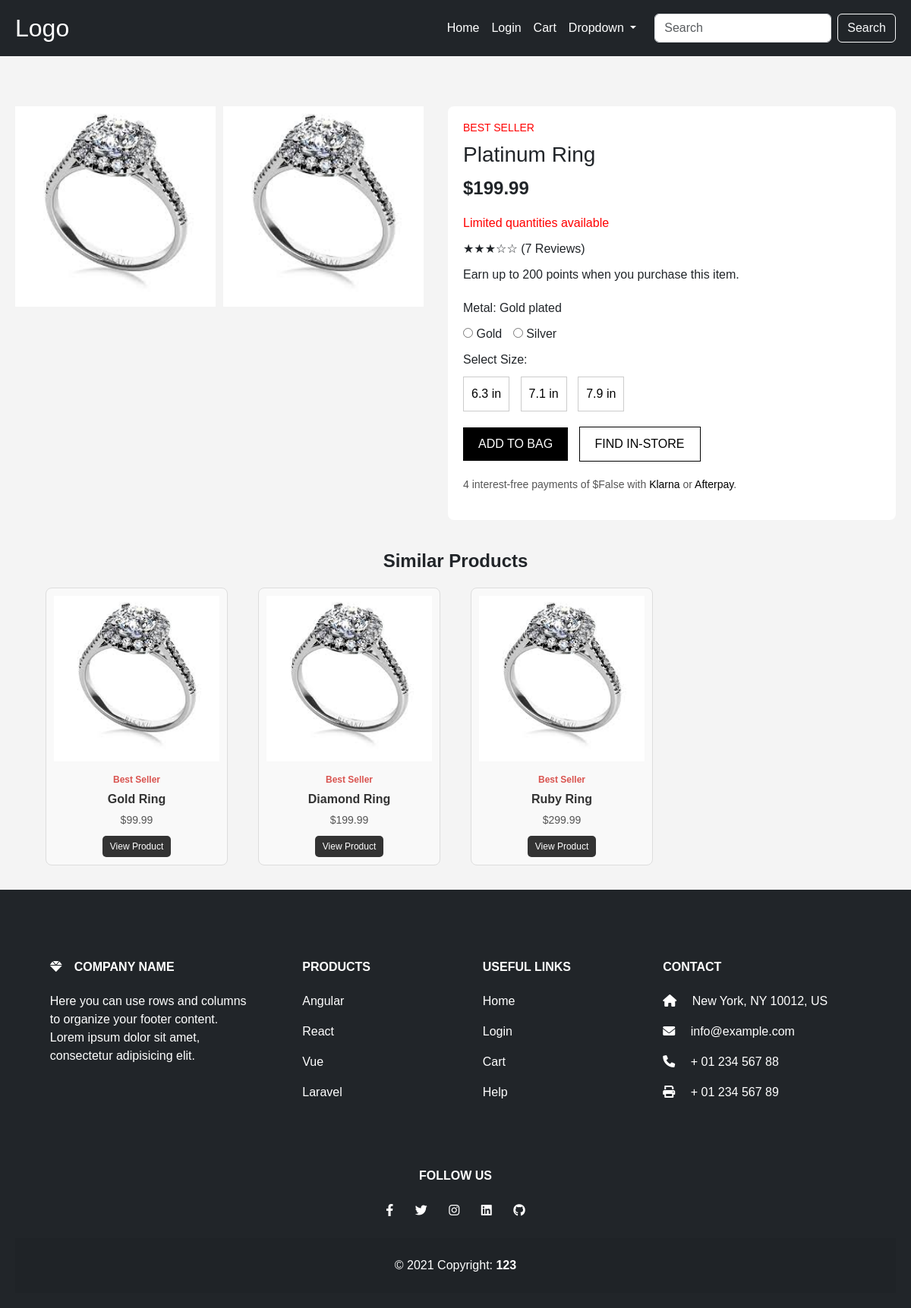
Page /shop/?id=23 on the committed database.
### app1/models.py (models this page shows, shortened)
class Product(models.Model):
    name = models.CharField(max_length=100)
    description = models.TextField(blank=True)
    price = models.DecimalField(max_digits=10, decimal_places=2)
    category = models.ForeignKey(ProductCategory, on_delete=models.CASCADE, related_name='products')
    image = models.CharField(max_length=255)  # Path to product image

### app1/views.py (the view)
# urls.py: path('shop/', shop_view, name='shop'),  # Add this line for the shop view
def shop_view(request):
    product_id = request.GET.get('id')
    product = None
    similar_products = []
    if product_id:
        product = get_object_or_404(Product, id=product_id)
        similar_products = Product.objects.filter(category=product.category).exclude(id=product.id)[:4]  # Get similar products
    return render(request, 'shop.html', {
        'product': product,
        'similar_products': similar_products,
    })

### app1/templates/shop.html (shortened to what this page needs)
{% extends 'base.html' %}
{% load static %}
{% block content %}
<head>
    <link rel="stylesheet" href="{% static 'shop.css' %}">
</head>
<div class="breadcrumb">
</div>
<div class="product-container">
    <div class="images">
        <div class="small-images">
            <img src="{% static product.image %}" alt="{{ product.name }} Image">
            <img src="{% static product.image %}" alt="{{ product.name }} Alternate Image">
        </div>
    </div>
    <div class="product-info">
        <h1>BEST SELLER</h1>
        <h2>{{ product.name }}</h2>
        <p class="price">${{ product.price }}</p>
        <p class="limited">Limited quantities available</p>
        <div class="rating">
            <span>★★★☆☆</span> <span>(7 Reviews)</span>
        </div>
        <div class="points">
            <p>Earn up to {{ product.price|floatformat:0 }} points when you purchase this item. <a href="#">Learn more</a></p>
        </div>
        <div class="metal">
            <p>Metal: Gold plated</p>
            <label><input type="radio" name="metal" value="gold"> Gold</label>
            <label><input type="radio" name="metal" value="silver"> Silver</label>
        </div>
        <div class="size">
            <p>Select Size:</p>
            <button>6.3 in</button>
            <button>7.1 in</button>
            <button>7.9 in</button>
        </div>
        <form method="POST" action="{% url 'add_to_cart' %}">
            <div class="actions">
                <button type="submit" class="add-to-bag">ADD TO BAG</button>
                <button class="find-in-store">FIND IN-STORE</button>
            </div>
        </form>
        <div class="payment-options">
            <p>4 interest-free payments of ${{ product.price|divisibleby:4 }} with <a href="#">Klarna</a> or <a href="#">Afterpay</a>.</p>
        </div>
    </div>
</div>
<h2 class="section-title">Similar Products</h2>
<div class="product-grid">
    {% for similar_product in similar_products %}
    <div class="product-card">
        <a href="{% url 'shop' %}?id={{ similar_product.id }}">
            <img src="{% static similar_product.image %}" alt="{{ similar_product.name }}">
            <p class="best-seller">Best Seller</p>
            <p class="product-name">{{ similar_product.name }}</p>
            <p class="product-price">${{ similar_product.price }}</p>
            <button class="small-button">View Product</button>
        </a>
    </div>
    {% endfor %}
</div>
{% endblock %}

### app1/static/shop.css (style rules this page uses)
* { margin: 0; padding: 0; box-sizing: border-box; }
body { font-family: Arial, sans-serif; background-color: #f4f4f4; }
.breadcrumb { padding: 15px; font-size: 14px; }
.product-container { display: flex; justify-content: space-between; padding: 20px; }
.images { flex: 1; padding-right: 20px; }
.images img { width: 50%; margin-bottom: 10px; }
.small-images { display: flex; gap: 10px; }
.small-images img { width: 48%; }
.product-info { flex: 1; background-color: white; padding: 20px; border-radius: 8px; }
.product-info h1 { color: #f00; font-size: 14px; text-transform: uppercase; }
.product-info h2 { font-size: 28px; margin: 10px 0; }
.price { font-size: 24px; font-weight: bold; }
.limited { color: red; margin-bottom: 10px; }
.rating { margin: 10px 0; }
.rating span { font-size: 16px; }
.points { margin-bottom: 20px; }
.metal p { margin: 10px 0; }
.metal label { margin-right: 10px; }
.size p { margin: 10px 0; }
.size button { margin-right: 10px; padding: 10px; border: 1px solid #ccc; background-color: #fff; cursor: pointer; }
.actions { margin: 20px 0; }
.add-to-bag { padding: 10px 20px; background-color: black; color: white; border: none; cursor: pointer; margin-right: 10px; }
.find-in-store { padding: 10px 20px; border: 1px solid black; background-color: white; color: black; cursor: pointer; }
.payment-options p { font-size: 14px; color: #555; }
.payment-options a { text-decoration: none; color: black; }
.product-grid { display: grid; grid-template-columns: repeat(4, 1fr); gap: 20px; padding: 0 50px; justify-items: center; }
.product-card { text-align: center; padding: 10px; border: 1px solid #ddd; border-radius: 8px; background-color: #f9f9f9; width: 100%; max-width: 240px; }
.product-card img { width: 100%; height: auto; margin-bottom: 15px; }
.best-seller { font-size: 12px; color: #d9534f; font-weight: bold; margin-bottom: 5px; }
.product-name { font-size: 16px; font-weight: bold; margin-bottom: 5px; color: #333; }
.product-price { font-size: 14px; color: #555; margin-bottom: 10px; }
.section-title { text-align: center; margin: 20px 0; font-size: 24px; font-weight: bold; }
.small-button { padding: 5px 10px; font-size: 12px; background-color: #333; color: white; border: none; border-radius: 5px; cursor: pointer; }

### app1/templates/base.html (style rules this page uses)
a { color: white; text-decoration: none; }

### rows in the picture
Product: image (picture), name "Platinum Ring", price "199.99", price "200", price|divisibleby "False"
Product: image (picture), name "Gold Ring", price "99.99"
Product: image (picture), name "Diamond Ring", price "199.99"
Product: image (picture), name "Ruby Ring", price "299.99"
